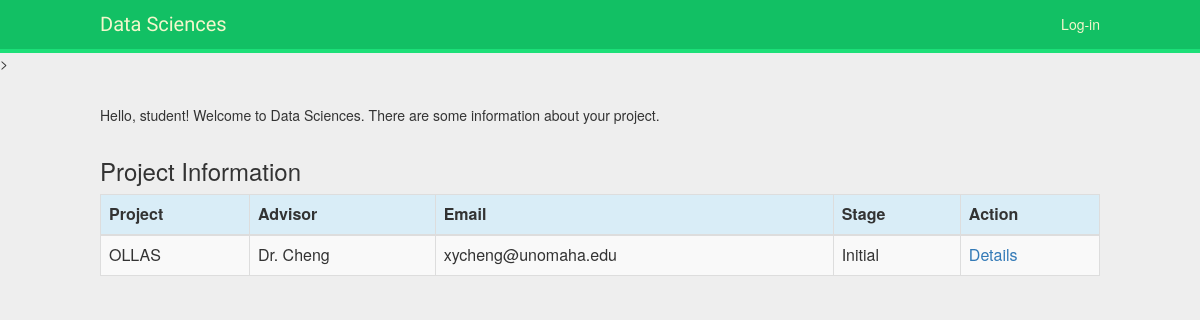
Screenshot of /student_access/ with the database file from the repository.
### student_access/models.py (models this page shows, shortened)
class Project(models.Model):
    name = models.CharField(max_length=50)
    advisor = models.CharField(max_length=200)
    email = models.EmailField(max_length=200)
    stage = models.CharField(max_length=50)

### student_access/views.py (the view)
def student_list(request, template_name='student_access/sa_list.html'):
    project =Project.objects.all()
    data = {}
    data['object_list'] = project
    return render(request, template_name, data)

### student_access/templates/student_access/sa_list.html (shortened to what this page needs)
{% extends "base.html" %}
{% block content %}
<head>
     <link rel="stylesheet" href="https://maxcdn.bootstrapcdn.com/bootstrap/3.3.4/css/bootstrap.min.css">
</head>
<body>
<p>Hello, student! Welcome to Data Sciences. There are some information about your project.</p>
<div class="row">
        <h3 style="padding-left: 15Px">Project Information</h3>
</div>
<table class="table table-striped table-bordered table-hover">
    <thead>
    <tr class="bg-info">
        <th>Project</th>
        <th>Advisor</th>
        <th>Email</th>
        <th>Stage</th>
        <th>Action</th>
    </tr>
    </thead>
    <tbody>
    {% for project in object_list %}
    <tr>
        <td>{{ project.name }}</td>
        <td>{{ project.advisor }}</td>
        <td>{{ project.email }}</td>
        <td>{{ project.stage }}</td>
        <td><a href= https://unodatasciences.github.io/projects/projects >Details</a>
    </tr>
    {% endfor %}
    </tbody>
</table>
</body>
{% endblock %}

### student_access/static/css/base.css (style rules this page uses)
body { margin:0; padding:0; font-family:helvetica, sans-serif; }
p { line-height: 1.8; }
a { color:#12c064; text-decoration:none; }
h1, h2, h3, h4, h5 , h6 { font-family: 'Muli', sans-serif; font-weight:normal; }

### student_access/templates/student_access/sa_list.html (style rules this page uses)
body { background-color: #eee; }

### rows the page displays
Project: name "OLLAS", advisor "Dr. Cheng", email "xycheng@unomaha.edu", stage "Initial"
